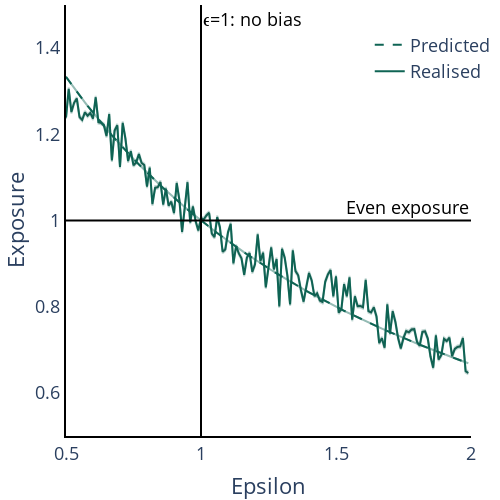

Notebook source saved alongside this figure:
### Markdown cell above
### Epsilon Exposure DONE

### Code cell
Exposure_epsilon_rho125 = plotly_lines.plot_MTO_sim_results(plotly_lines(), data=df_eps[df_eps['rho'] == 1.25], x_var='epsilon', y_var='Exposure', x_range=[0.5,2], y_range=[0,1], x_title='Epsilon', y_title='Exposure', with_predicted=True, colors=['rgba(15,100,84,1)', 'rgba(15,100,84,1)'])

fig_Exposure_epsilon = go.Figure(data =Exposure_epsilon_rho125.data)

fig_Exposure_epsilon.update_layout(
    title = None, 
    font=dict(size = 18),
    xaxis_title = 'Epsilon', 
    yaxis_title = 'Exposure',
    width = 500, height = 500,
    showlegend = True, 
    legend=dict(x=0.75,y=0.95),
    legend_title_text = '',
    xaxis_range = [0.5,2],
    yaxis_range = [0.5,1.5],
    margin=dict(b=5,l=5,r=5,t=5),
    xaxis = dict(showgrid = False, showline = True, linecolor = 'rgb(0,0,0)', linewidth = 2), 
    yaxis = dict(showgrid = False, showline = True, linecolor = 'rgb(0,0,0)', linewidth = 2),
    plot_bgcolor='rgba(0,0,0,0)')

fig_Exposure_epsilon.data[3]['line']['dash'] = 'dash'

fig_Exposure_epsilon.add_hline(y=1, line_width=2, annotation_text = 'Even exposure', annotation_font_color='black', line=dict(color='black'))
fig_Exposure_epsilon.add_vline(x=1, line_width=2, annotation_text = 'ϵ=1: no bias', annotation_font_color='black', line=dict(color='black'))

### Figure 1 — Plotly figure (JSON) as saved in the notebook; plotly's stock layout.template omitted (floating-point values rounded to 4 significant figures; data arrays with more than 128 entries replaced by an {"elided": "..."} marker saying what was removed)
{"data": [{"line": {"color": "rgba(15,100,84,1)", "width": 2}, "mode": "lines", "name": "Realised", "showlegend": true, "type": "scatter", "x": {"elided": "150 float values"}, "y": {"elided": "150 float values"}}, {"line": {"color": "rgba(15,100,84,0.25)", "width": 2}, "mode": "lines", "showlegend": false, "type": "scatter", "x": {"elided": "150 float values"}, "y": {"elided": "150 float values"}}, {"fill": "tonexty", "fillcolor": "rgba(68, 68, 68, 0.2)", "line": {"color": "rgba(15,100,84,0.25)", "width": 2}, "mode": "lines", "showlegend": false, "type": "scatter", "x": {"elided": "150 float values"}, "y": {"elided": "150 float values"}}, {"line": {"color": "rgba(15,100,84,1)", "dash": "dash", "width": 2}, "mode": "lines", "name": "Predicted", "showlegend": true, "type": "scatter", "x": {"elided": "150 float values"}, "y": {"elided": "150 float values"}}, {"line": {"color": "rgba(15,100,84,0.25)", "width": 2}, "mode": "lines", "showlegend": false, "type": "scatter", "x": {"elided": "150 float values"}, "y": {"elided": "150 float values"}}, {"fill": "tonexty", "fillcolor": "rgba(68, 68, 68, 0.2)", "line": {"color": "rgba(15,100,84,0.25)", "width": 2}, "mode": "lines", "showlegend": false, "type": "scatter", "x": {"elided": "150 float values"}, "y": {"elided": "150 float values"}}], "layout": {"annotations": [{"font": {"color": "black"}, "showarrow": false, "text": "Even exposure", "x": 1, "xanchor": "right", "xref": "x domain", "y": 1, "yanchor": "bottom", "yref": "y"}, {"font": {"color": "black"}, "showarrow": false, "text": "ϵ=1: no bias", "x": 1, "xanchor": "left", "xref": "x", "y": 1, "yanchor": "top", "yref": "y domain"}], "font": {"size": 18}, "height": 500, "legend": {"title": {"text": ""}, "x": 0.75, "y": 0.95}, "margin": {"b": 5, "l": 5, "r": 5, "t": 5}, "plot_bgcolor": "rgba(0,0,0,0)", "shapes": [{"line": {"color": "black", "width": 2}, "type": "line", "x0": 0, "x1": 1, "xref": "x domain", "y0": 1, "y1": 1, "yref": "y"}, {"line": {"color": "black", "width": 2}, "type": "line", "x0": 1, "x1": 1, "xref": "x", "y0": 0, "y1": 1, "yref": "y domain"}], "showlegend": true, "title": {}, "width": 500, "xaxis": {"linecolor": "rgb(0,0,0)", "linewidth": 2, "range": [0.5, 2], "showgrid": false, "showline": true, "title": {"text": "Epsilon"}}, "yaxis": {"linecolor": "rgb(0,0,0)", "linewidth": 2, "range": [0.5, 1.5], "showgrid": false, "showline": true, "title": {"text": "Exposure"}}}}
